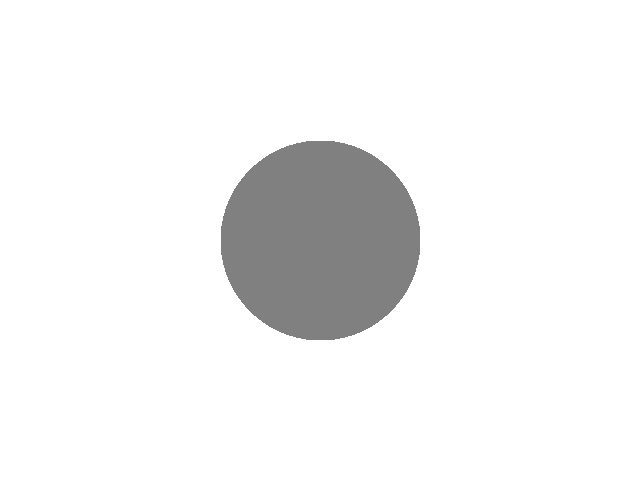
Frame 1 (no input)
Frame 60 (the mouse pressed at the canvas centre just before this capture): identical to frame 1, image omitted
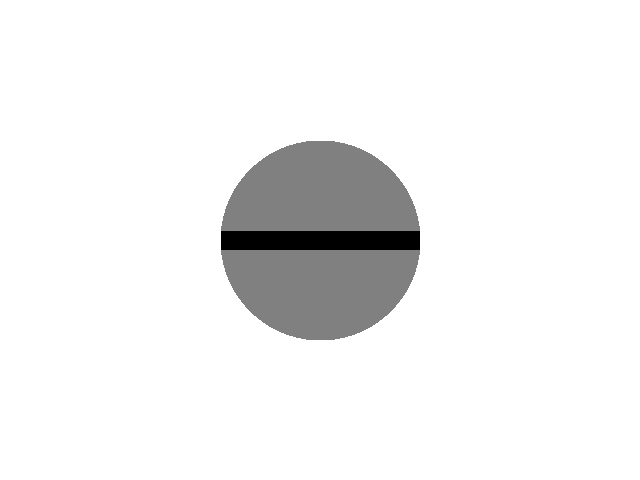
Frame 120 (the mouse held since frame 60 and released just before this capture)

The Processing sketch that drew these frames (run headless with seeded random() and noise(); from frame 60 on, the mouse is pressed at the canvas centre):

// Processing sketch: cool_circle_thingy
// ── cool_circle_thingy.pde

int i;

void setup() {
    
   size(640, 480);
   background(255);
   noStroke();
   frameRate(1000);
  
}

void draw() {
  
  //background(255);
  
 for(int y = 0; y < width; y++) {
    for(int x = 0; x < height; x++) {
     
      if(dist(x, y, width/2, height/2) < 100) {
       
        if(y < mouseY + 10 && y > mouseY - 10) {
         
         fill(0);
         
       }
       
       
        
        rect(x, y, 1, 1);
        
      } else {
        
       fill(128); 
       //rect(x, y, 1, 1); 
        
      }
      
    }
   } 
  
}
